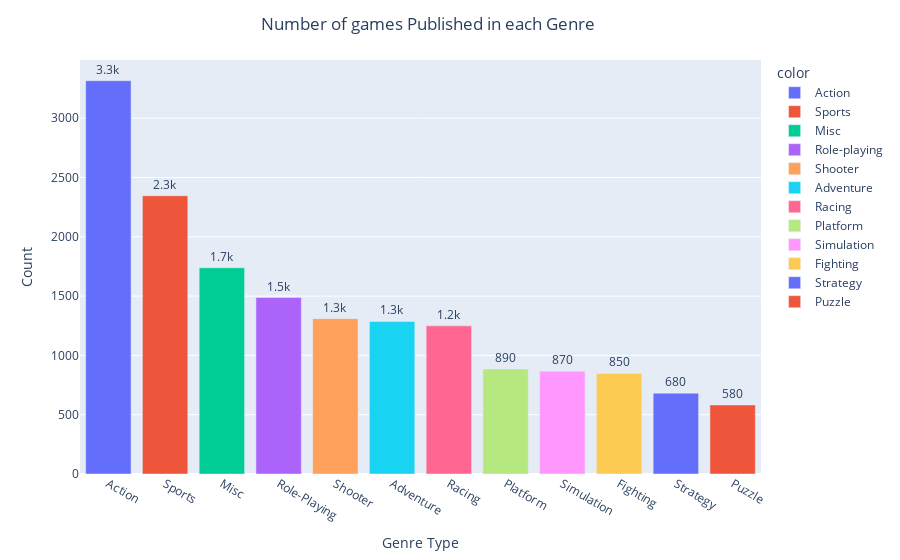

Notebook source saved alongside this figure:
### Code cell
GENRE_TYPE=sales['Genre'].value_counts()
fig= px.bar(sales,x=GENRE_TYPE.index,y=GENRE_TYPE.values,
            labels={'x':'Genre Type','y':'Count','OCCUPATION_TYPE':' '},text_auto='.2s',
           color=['Action','Sports','Misc','Role-playing','Shooter','Adventure','Racing','Platform','Simulation','Fighting','Strategy','Puzzle'])
fig.update_layout(title_text='Number of games Published in each Genre',title_x=0.29)
fig.update_traces(textfont_size=12, textangle=0, textposition="outside", cliponaxis=False)
fig.show()

### Figure 1 — Plotly figure (JSON) as saved in the notebook; plotly's stock layout.template omitted (floating-point values rounded to 4 significant figures)
{"data": [{"alignmentgroup": "True", "cliponaxis": false, "hovertemplate": "color=Action<br>Genre Type=%{x}<br>Count=%{y}<extra></extra>", "legendgroup": "Action", "marker": {"color": "#636efa", "pattern": {"shape": ""}}, "name": "Action", "offsetgroup": "Action", "orientation": "v", "showlegend": true, "textangle": 0, "textfont": {"size": 12}, "textposition": "outside", "texttemplate": "%{y:.2s}", "type": "bar", "x": ["Action"], "xaxis": "x", "y": [3316], "yaxis": "y"}, {"alignmentgroup": "True", "cliponaxis": false, "hovertemplate": "color=Sports<br>Genre Type=%{x}<br>Count=%{y}<extra></extra>", "legendgroup": "Sports", "marker": {"color": "#EF553B", "pattern": {"shape": ""}}, "name": "Sports", "offsetgroup": "Sports", "orientation": "v", "showlegend": true, "textangle": 0, "textfont": {"size": 12}, "textposition": "outside", "texttemplate": "%{y:.2s}", "type": "bar", "x": ["Sports"], "xaxis": "x", "y": [2346], "yaxis": "y"}, {"alignmentgroup": "True", "cliponaxis": false, "hovertemplate": "color=Misc<br>Genre Type=%{x}<br>Count=%{y}<extra></extra>", "legendgroup": "Misc", "marker": {"color": "#00cc96", "pattern": {"shape": ""}}, "name": "Misc", "offsetgroup": "Misc", "orientation": "v", "showlegend": true, "textangle": 0, "textfont": {"size": 12}, "textposition": "outside", "texttemplate": "%{y:.2s}", "type": "bar", "x": ["Misc"], "xaxis": "x", "y": [1739], "yaxis": "y"}, {"alignmentgroup": "True", "cliponaxis": false, "hovertemplate": "color=Role-playing<br>Genre Type=%{x}<br>Count=%{y}<extra></extra>", "legendgroup": "Role-playing", "marker": {"color": "#ab63fa", "pattern": {"shape": ""}}, "name": "Role-playing", "offsetgroup": "Role-playing", "orientation": "v", "showlegend": true, "textangle": 0, "textfont": {"size": 12}, "textposition": "outside", "texttemplate": "%{y:.2s}", "type": "bar", "x": ["Role-Playing"], "xaxis": "x", "y": [1488], "yaxis": "y"}, {"alignmentgroup": "True", "cliponaxis": false, "hovertemplate": "color=Shooter<br>Genre Type=%{x}<br>Count=%{y}<extra></extra>", "legendgroup": "Shooter", "marker": {"color": "#FFA15A", "pattern": {"shape": ""}}, "name": "Shooter", "offsetgroup": "Shooter", "orientation": "v", "showlegend": true, "textangle": 0, "textfont": {"size": 12}, "textposition": "outside", "texttemplate": "%{y:.2s}", "type": "bar", "x": ["Shooter"], "xaxis": "x", "y": [1310], "yaxis": "y"}, {"alignmentgroup": "True", "cliponaxis": false, "hovertemplate": "color=Adventure<br>Genre Type=%{x}<br>Count=%{y}<extra></extra>", "legendgroup": "Adventure", "marker": {"color": "#19d3f3", "pattern": {"shape": ""}}, "name": "Adventure", "offsetgroup": "Adventure", "orientation": "v", "showlegend": true, "textangle": 0, "textfont": {"size": 12}, "textposition": "outside", "texttemplate": "%{y:.2s}", "type": "bar", "x": ["Adventure"], "xaxis": "x", "y": [1286], "yaxis": "y"}, {"alignmentgroup": "True", "cliponaxis": false, "hovertemplate": "color=Racing<br>Genre Type=%{x}<br>Count=%{y}<extra></extra>", "legendgroup": "Racing", "marker": {"color": "#FF6692", "pattern": {"shape": ""}}, "name": "Racing", "offsetgroup": "Racing", "orientation": "v", "showlegend": true, "textangle": 0, "textfont": {"size": 12}, "textposition": "outside", "texttemplate": "%{y:.2s}", "type": "bar", "x": ["Racing"], "xaxis": "x", "y": [1249], "yaxis": "y"}, {"alignmentgroup": "True", "cliponaxis": false, "hovertemplate": "color=Platform<br>Genre Type=%{x}<br>Count=%{y}<extra></extra>", "legendgroup": "Platform", "marker": {"color": "#B6E880", "pattern": {"shape": ""}}, "name": "Platform", "offsetgroup": "Platform", "orientation": "v", "showlegend": true, "textangle": 0, "textfont": {"size": 12}, "textposition": "outside", "texttemplate": "%{y:.2s}", "type": "bar", "x": ["Platform"], "xaxis": "x", "y": [886], "yaxis": "y"}, {"alignmentgroup": "True", "cliponaxis": false, "hovertemplate": "color=Simulation<br>Genre Type=%{x}<br>Count=%{y}<extra></extra>", "legendgroup": "Simulation", "marker": {"color": "#FF97FF", "pattern": {"shape": ""}}, "name": "Simulation", "offsetgroup": "Simulation", "orientation": "v", "showlegend": true, "textangle": 0, "textfont": {"size": 12}, "textposition": "outside", "texttemplate": "%{y:.2s}", "type": "bar", "x": ["Simulation"], "xaxis": "x", "y": [867], "yaxis": "y"}, {"alignmentgroup": "True", "cliponaxis": false, "hovertemplate": "color=Fighting<br>Genre Type=%{x}<br>Count=%{y}<extra></extra>", "legendgroup": "Fighting", "marker": {"color": "#FECB52", "pattern": {"shape": ""}}, "name": "Fighting", "offsetgroup": "Fighting", "orientation": "v", "showlegend": true, "textangle": 0, "textfont": {"size": 12}, "textposition": "outside", "texttemplate": "%{y:.2s}", "type": "bar", "x": ["Fighting"], "xaxis": "x", "y": [848], "yaxis": "y"}, {"alignmentgroup": "True", "cliponaxis": false, "hovertemplate": "color=Strategy<br>Genre Type=%{x}<br>Count=%{y}<extra></extra>", "legendgroup": "Strategy", "marker": {"color": "#636efa", "pattern": {"shape": ""}}, "name": "Strategy", "offsetgroup": "Strategy", "orientation": "v", "showlegend": true, "textangle": 0, "textfont": {"size": 12}, "textposition": "outside", "texttemplate": "%{y:.2s}", "type": "bar", "x": ["Strategy"], "xaxis": "x", "y": [681], "yaxis": "y"}, {"alignmentgroup": "True", "cliponaxis": false, "hovertemplate": "color=Puzzle<br>Genre Type=%{x}<br>Count=%{y}<extra></extra>", "legendgroup": "Puzzle", "marker": {"color": "#EF553B", "pattern": {"shape": ""}}, "name": "Puzzle", "offsetgroup": "Puzzle", "orientation": "v", "showlegend": true, "textangle": 0, "textfont": {"size": 12}, "textposition": "outside", "texttemplate": "%{y:.2s}", "type": "bar", "x": ["Puzzle"], "xaxis": "x", "y": [582], "yaxis": "y"}], "layout": {"barmode": "relative", "legend": {"title": {"text": "color"}, "tracegroupgap": 0}, "margin": {"t": 60}, "title": {"text": "Number of games Published in each Genre", "x": 0.29}, "xaxis": {"anchor": "y", "domain": [0, 1], "title": {"text": "Genre Type"}}, "yaxis": {"anchor": "x", "domain": [0, 1], "title": {"text": "Count"}}}}
